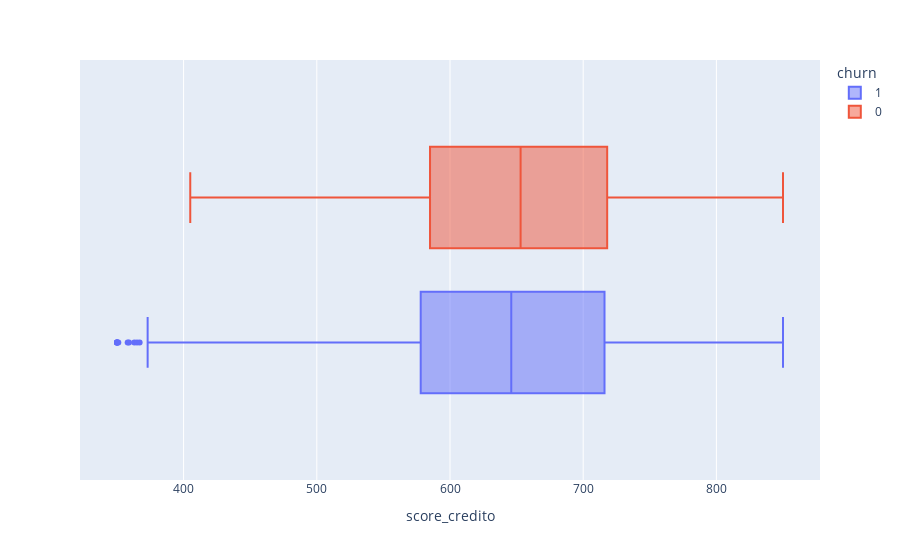

Here is the notebook cell this chart was saved with:
### Markdown cell above
## variaveis numericas

### Code cell
px.box(data, x="score_credito", color="churn")

### Figure 1 — Plotly figure (JSON) as saved in the notebook; plotly's stock layout.template omitted (floating-point values rounded to 4 significant figures; data arrays with more than 128 entries replaced by an {"elided": "..."} marker saying what was removed)
{"data": [{"alignmentgroup": "True", "hovertemplate": "churn=1<br>score_credito=%{x}<extra></extra>", "legendgroup": "1", "marker": {"color": "#636efa"}, "name": "1", "notched": false, "offsetgroup": "1", "orientation": "h", "showlegend": true, "type": "box", "x": {"elided": "2037 int values"}, "x0": " ", "xaxis": "x", "y0": " ", "yaxis": "y"}, {"alignmentgroup": "True", "hovertemplate": "churn=0<br>score_credito=%{x}<extra></extra>", "legendgroup": "0", "marker": {"color": "#EF553B"}, "name": "0", "notched": false, "offsetgroup": "0", "orientation": "h", "showlegend": true, "type": "box", "x": {"elided": "7963 int values"}, "x0": " ", "xaxis": "x", "y0": " ", "yaxis": "y"}], "layout": {"boxmode": "group", "legend": {"title": {"text": "churn"}, "tracegroupgap": 0}, "margin": {"t": 60}, "xaxis": {"anchor": "y", "domain": [0, 1], "title": {"text": "score_credito"}}, "yaxis": {"anchor": "x", "domain": [0, 1]}}}
